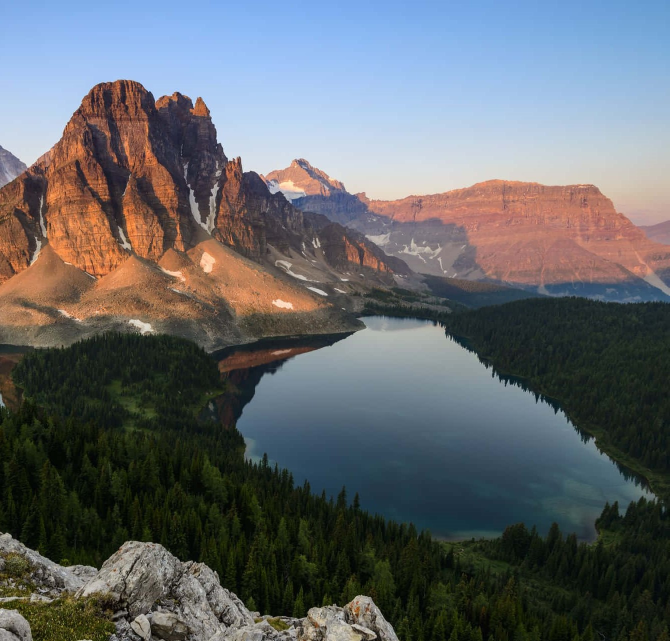
#> input picture src/task2/test_images/image3.jpg, 1339 x 1282 px, given in place of image1.jpg, which was not available (shown at 1/2 size)
$ python trial2.py
#> lines starting #> are read from the running program, lines starting #| are printed output that depends on the picture; pictures that were not available may be replaced by others from this repository, and a replacement may not be noted
#> further down, img1 is the input picture: shape (1282, 1339, 3); mean B, G, R 106.8, 103.2, 99.1
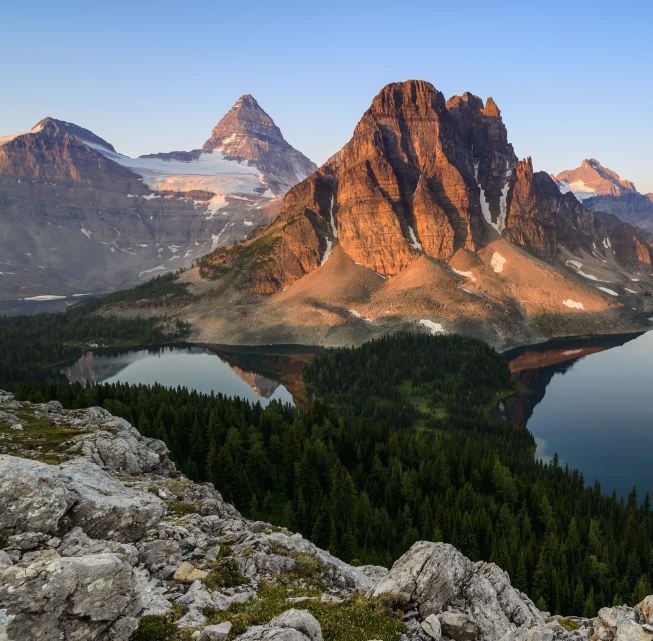
#> input picture src/task2/test_images/image2.jpg, 1305 x 1282 px, found by its file name (shown at 1/2 size)
#> further down, img2 is the input picture: shape (1282, 1305, 3); mean B, G, R 105.1, 103.6, 101.8
import cv2
import numpy as np

def sift_feature_matching_ransac(img1, img2):
    # Convert images to grayscale
    gray1 = cv2.cvtColor(img1, cv2.COLOR_BGR2GRAY)
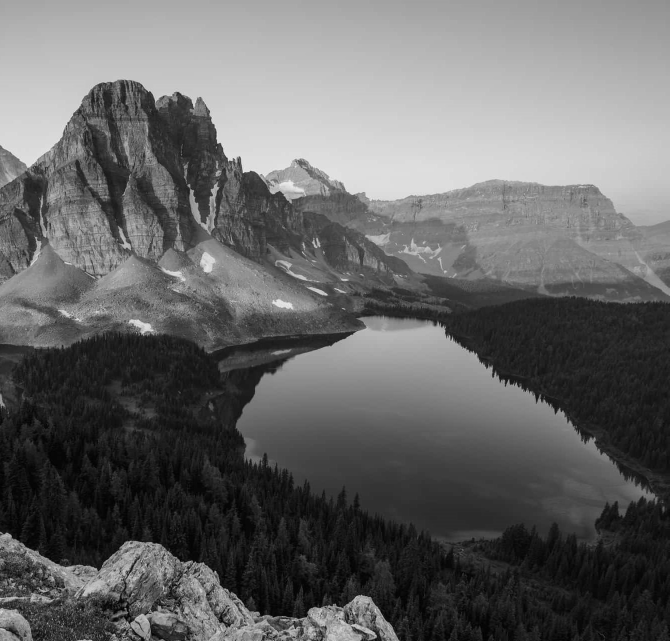
#> gray1: shape (1282, 1339) (shown at 1/2 size); min 0, max 254, mean 102.4
    gray2 = cv2.cvtColor(img2, cv2.COLOR_BGR2GRAY)
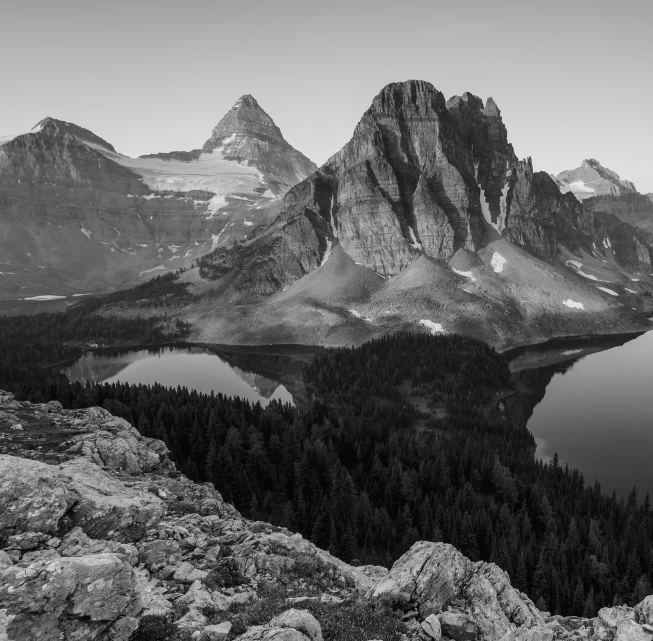
#> gray2: shape (1282, 1305) (shown at 1/2 size); min 0, max 254, mean 103.2

    # Create SIFT detector
    sift = cv2.SIFT_create()

    # Detect and compute features
    kp1, des1 = sift.detectAndCompute(gray1, None)
#> kp1 = 6835 keypoints; strongest (x, y, size): (398, 1150, 2.1), (486, 345, 1.9), (431, 1143, 2.5), (679, 1237, 1.8)
    kp2, des2 = sift.detectAndCompute(gray2, None)
#> kp2 = 12924 keypoints; strongest (x, y, size): (463, 1136, 2), (125, 1265, 1.9), (979, 1150, 2.1), (235, 945, 1.8)

    # Create FLANN matcher
    index_params = dict(algorithm=1, trees=5)  # KDTree for SIFT
    search_params = dict(checks=50)
    flann = cv2.FlannBasedMatcher(index_params, search_params)

    # Match descriptors using KNN
    matches = flann.knnMatch(des1, des2, k=2)
#> matches = 6835 matches

    # Apply Lowe's ratio test
    good_matches = [m for m, n in matches if m.distance < 0.75 * n.distance]
#> good_matches = 4770 matches

    # Extract matched keypoints
    if len(good_matches) > 8:  # At least 8 points for fundamental matrix estimation
        src_pts = np.float32([kp1[m.queryIdx].pt for m in good_matches]).reshape(-1, 1, 2)
        dst_pts = np.float32([kp2[m.trainIdx].pt for m in good_matches]).reshape(-1, 1, 2)

        # Find Fundamental Matrix using RANSAC
        F, mask = cv2.findFundamentalMat(src_pts, dst_pts, cv2.FM_RANSAC, 3.0, 0.99)
#> F = [[9.83e-10, 5.46e-06, -0.00172], [-5.46e-06, -4.58e-11, 0.00162], [0.00172, -0.00479, 1]]; mask = 4770 values, max 1 at index 0, min 0 at index 1, mean 0.995

        # Use only inliers
        inlier_matches = [good_matches[i] for i in range(len(mask)) if mask[i]]
#> inlier_matches = 4747 matches

        return kp1, kp2, inlier_matches

    return kp1, kp2, []

# Example usage
if __name__ == "__main__":
    img1 = cv2.imread("image1.jpg")
    img2 = cv2.imread("image2.jpg")

    kp1, kp2, filtered_matches = sift_feature_matching_ransac(img1, img2)
#> filtered_matches = 4747 matches

    # Draw matches
    match_img = cv2.drawMatches(img1, kp1, img2, kp2, filtered_matches, None, flags=cv2.DrawMatchesFlags_NOT_DRAW_SINGLE_POINTS)
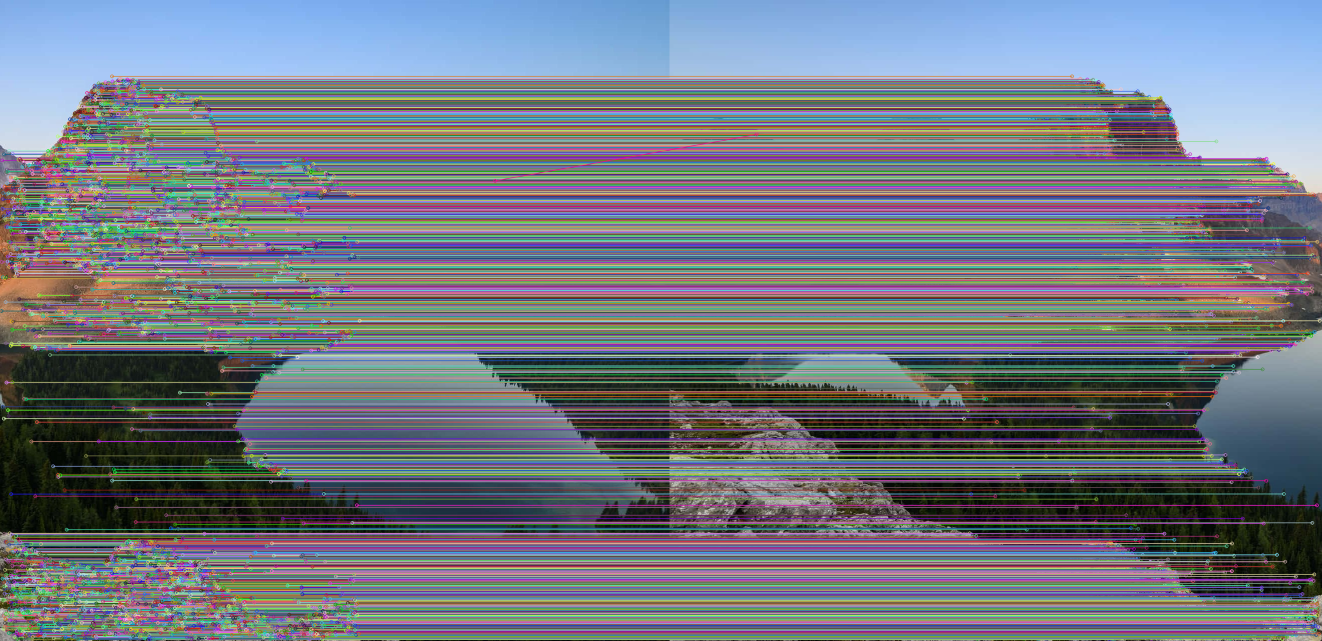
#> match_img: shape (1282, 2644, 3) (shown at 1/2 size); mean B, G, R 127.6, 117.9, 113.2
    cv2.imshow("Filtered Matches (RANSAC on Fundamental Matrix)", match_img)
    cv2.waitKey(0)
    cv2.destroyAllWindows()
